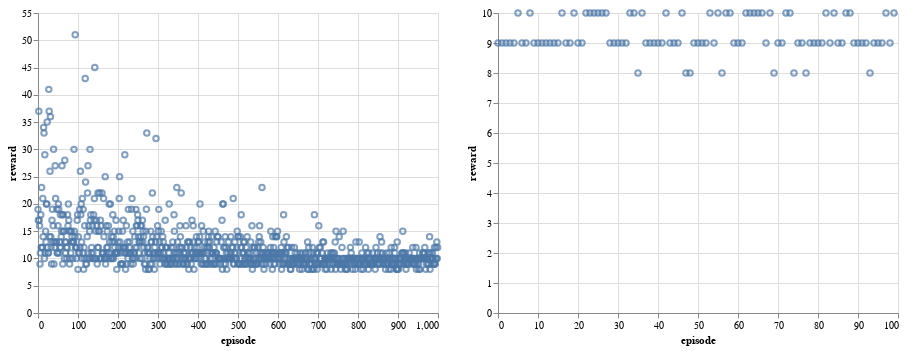

Here is the notebook cell this chart was saved with:
### Code cell
alt.Chart(rewards).mark_point().encode(x="episode", y="reward") | alt.Chart(
    test_rewards
).mark_point().encode(x="episode", y="reward")

### Figure 1 — Vega-Lite specification as saved in the notebook (floating-point values rounded to 4 significant figures; data arrays with more than 128 entries replaced by an {"elided": "..."} marker saying what was removed)
{"config": {"view": {"continuousWidth": 400, "continuousHeight": 300}}, "hconcat": [{"data": {"name": "data-294b5296b9e050f350b29a92b2e87cc4"}, "mark": "point", "encoding": {"x": {"type": "quantitative", "field": "episode"}, "y": {"type": "quantitative", "field": "reward"}}}, {"data": {"name": "data-9e277655652cedfd7acc02179c9e4f61"}, "mark": "point", "encoding": {"x": {"type": "quantitative", "field": "episode"}, "y": {"type": "quantitative", "field": "reward"}}}], "$schema": "https://vega.github.io/schema/vega-lite/v4.8.1.json", "datasets": {"data-294b5296b9e050f350b29a92b2e87cc4": {"elided": "1000 records"}, "data-9e277655652cedfd7acc02179c9e4f61": [{"episode": 0, "reward": 9.0}, {"episode": 1, "reward": 9.0}, {"episode": 2, "reward": 9.0}, {"episode": 3, "reward": 9.0}, {"episode": 4, "reward": 9.0}, {"episode": 5, "reward": 10.0}, {"episode": 6, "reward": 9.0}, {"episode": 7, "reward": 9.0}, {"episode": 8, "reward": 10.0}, {"episode": 9, "reward": 9.0}, {"episode": 10, "reward": 9.0}, {"episode": 11, "reward": 9.0}, {"episode": 12, "reward": 9.0}, {"episode": 13, "reward": 9.0}, {"episode": 14, "reward": 9.0}, {"episode": 15, "reward": 9.0}, {"episode": 16, "reward": 10.0}, {"episode": 17, "reward": 9.0}, {"episode": 18, "reward": 9.0}, {"episode": 19, "reward": 10.0}, {"episode": 20, "reward": 9.0}, {"episode": 21, "reward": 9.0}, {"episode": 22, "reward": 10.0}, {"episode": 23, "reward": 10.0}, {"episode": 24, "reward": 10.0}, {"episode": 25, "reward": 10.0}, {"episode": 26, "reward": 10.0}, {"episode": 27, "reward": 10.0}, {"episode": 28, "reward": 9.0}, {"episode": 29, "reward": 9.0}, {"episode": 30, "reward": 9.0}, {"episode": 31, "reward": 9.0}, {"episode": 32, "reward": 9.0}, {"episode": 33, "reward": 10.0}, {"episode": 34, "reward": 10.0}, {"episode": 35, "reward": 8.0}, {"episode": 36, "reward": 10.0}, {"episode": 37, "reward": 9.0}, {"episode": 38, "reward": 9.0}, {"episode": 39, "reward": 9.0}, {"episode": 40, "reward": 9.0}, {"episode": 41, "reward": 9.0}, {"episode": 42, "reward": 10.0}, {"episode": 43, "reward": 9.0}, {"episode": 44, "reward": 9.0}, {"episode": 45, "reward": 9.0}, {"episode": 46, "reward": 10.0}, {"episode": 47, "reward": 8.0}, {"episode": 48, "reward": 8.0}, {"episode": 49, "reward": 9.0}, {"episode": 50, "reward": 9.0}, {"episode": 51, "reward": 9.0}, {"episode": 52, "reward": 9.0}, {"episode": 53, "reward": 10.0}, {"episode": 54, "reward": 9.0}, {"episode": 55, "reward": 10.0}, {"episode": 56, "reward": 8.0}, {"episode": 57, "reward": 10.0}, {"episode": 58, "reward": 10.0}, {"episode": 59, "reward": 9.0}, {"episode": 60, "reward": 9.0}, {"episode": 61, "reward": 9.0}, {"episode": 62, "reward": 10.0}, {"episode": 63, "reward": 10.0}, {"episode": 64, "reward": 10.0}, {"episode": 65, "reward": 10.0}, {"episode": 66, "reward": 10.0}, {"episode": 67, "reward": 9.0}, {"episode": 68, "reward": 10.0}, {"episode": 69, "reward": 8.0}, {"episode": 70, "reward": 9.0}, {"episode": 71, "reward": 9.0}, {"episode": 72, "reward": 10.0}, {"episode": 73, "reward": 10.0}, {"episode": 74, "reward": 8.0}, {"episode": 75, "reward": 9.0}, {"episode": 76, "reward": 9.0}, {"episode": 77, "reward": 8.0}, {"episode": 78, "reward": 9.0}, {"episode": 79, "reward": 9.0}, {"episode": 80, "reward": 9.0}, {"episode": 81, "reward": 9.0}, {"episode": 82, "reward": 10.0}, {"episode": 83, "reward": 9.0}, {"episode": 84, "reward": 10.0}, {"episode": 85, "reward": 9.0}, {"episode": 86, "reward": 9.0}, {"episode": 87, "reward": 10.0}, {"episode": 88, "reward": 10.0}, {"episode": 89, "reward": 9.0}, {"episode": 90, "reward": 9.0}, {"episode": 91, "reward": 9.0}, {"episode": 92, "reward": 9.0}, {"episode": 93, "reward": 8.0}, {"episode": 94, "reward": 9.0}, {"episode": 95, "reward": 9.0}, {"episode": 96, "reward": 9.0}, {"episode": 97, "reward": 10.0}, {"episode": 98, "reward": 9.0}, {"episode": 99, "reward": 10.0}]}}
